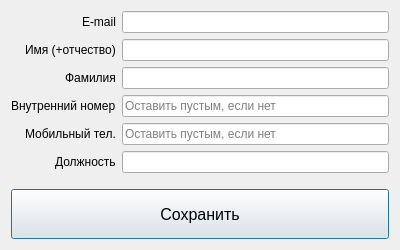
<?xml version="1.0" encoding="UTF-8"?>
<ui version="4.0">
 <class>Dialog</class>
 <widget class="QDialog" name="Dialog">
  <property name="geometry">
   <rect>
    <x>0</x>
    <y>0</y>
    <width>400</width>
    <height>250</height>
   </rect>
  </property>
  <property name="sizePolicy">
   <sizepolicy hsizetype="Expanding" vsizetype="Expanding">
    <horstretch>0</horstretch>
    <verstretch>0</verstretch>
   </sizepolicy>
  </property>
  <property name="minimumSize">
   <size>
    <width>400</width>
    <height>250</height>
   </size>
  </property>
  <property name="windowTitle">
   <string>Генератор подписи KR-Automation</string>
  </property>
  <layout class="QVBoxLayout" name="verticalLayout">
   <item>
    <layout class="QFormLayout" name="formLayout">
     <property name="sizeConstraint">
      <enum>QLayout::SetDefaultConstraint</enum>
     </property>
     <property name="labelAlignment">
      <set>Qt::AlignRight|Qt::AlignTrailing|Qt::AlignVCenter</set>
     </property>
     <item row="0" column="0">
      <widget class="QLabel" name="eMailLabel">
       <property name="text">
        <string>E-mail</string>
       </property>
      </widget>
     </item>
     <item row="0" column="1">
      <widget class="QLineEdit" name="eMailLineEdit"/>
     </item>
     <item row="1" column="0">
      <widget class="QLabel" name="Label">
       <property name="text">
        <string>Имя (+отчество)</string>
       </property>
      </widget>
     </item>
     <item row="1" column="1">
      <widget class="QLineEdit" name="nameLineEdit">
       <property name="placeholderText">
        <string/>
       </property>
      </widget>
     </item>
     <item row="2" column="0">
      <widget class="QLabel" name="Label_2">
       <property name="text">
        <string>Фамилия</string>
       </property>
      </widget>
     </item>
     <item row="2" column="1">
      <widget class="QLineEdit" name="surnameLineEdit"/>
     </item>
     <item row="3" column="0">
      <widget class="QLabel" name="AddedNumberLabel">
       <property name="text">
        <string>Внутренний номер</string>
       </property>
      </widget>
     </item>
     <item row="3" column="1">
      <widget class="QLineEdit" name="telInternalLineEdit">
       <property name="text">
        <string/>
       </property>
       <property name="placeholderText">
        <string>Оставить пустым, если нет</string>
       </property>
      </widget>
     </item>
     <item row="4" column="0">
      <widget class="QLabel" name="MobileNumberLabel">
       <property name="text">
        <string>Мобильный тел.</string>
       </property>
      </widget>
     </item>
     <item row="4" column="1">
      <widget class="QLineEdit" name="telMobileLineEdit">
       <property name="placeholderText">
        <string>Оставить пустым, если нет</string>
       </property>
      </widget>
     </item>
     <item row="5" column="0">
      <widget class="QLabel" name="Label_3">
       <property name="text">
        <string>Должность</string>
       </property>
      </widget>
     </item>
     <item row="5" column="1">
      <widget class="QLineEdit" name="positionLineEdit"/>
     </item>
    </layout>
   </item>
   <item>
    <widget class="QPushButton" name="saveButton">
     <property name="enabled">
      <bool>true</bool>
     </property>
     <property name="sizePolicy">
      <sizepolicy hsizetype="Minimum" vsizetype="Fixed">
       <horstretch>0</horstretch>
       <verstretch>0</verstretch>
      </sizepolicy>
     </property>
     <property name="minimumSize">
      <size>
       <width>0</width>
       <height>50</height>
      </size>
     </property>
     <property name="font">
      <font>
       <pointsize>12</pointsize>
      </font>
     </property>
     <property name="text">
      <string>Сохранить</string>
     </property>
     <property name="checkable">
      <bool>false</bool>
     </property>
    </widget>
   </item>
  </layout>
  <action name="actionSave">
   <property name="text">
    <string>Save</string>
   </property>
  </action>
 </widget>
 <resources/>
 <connections/>
</ui>
